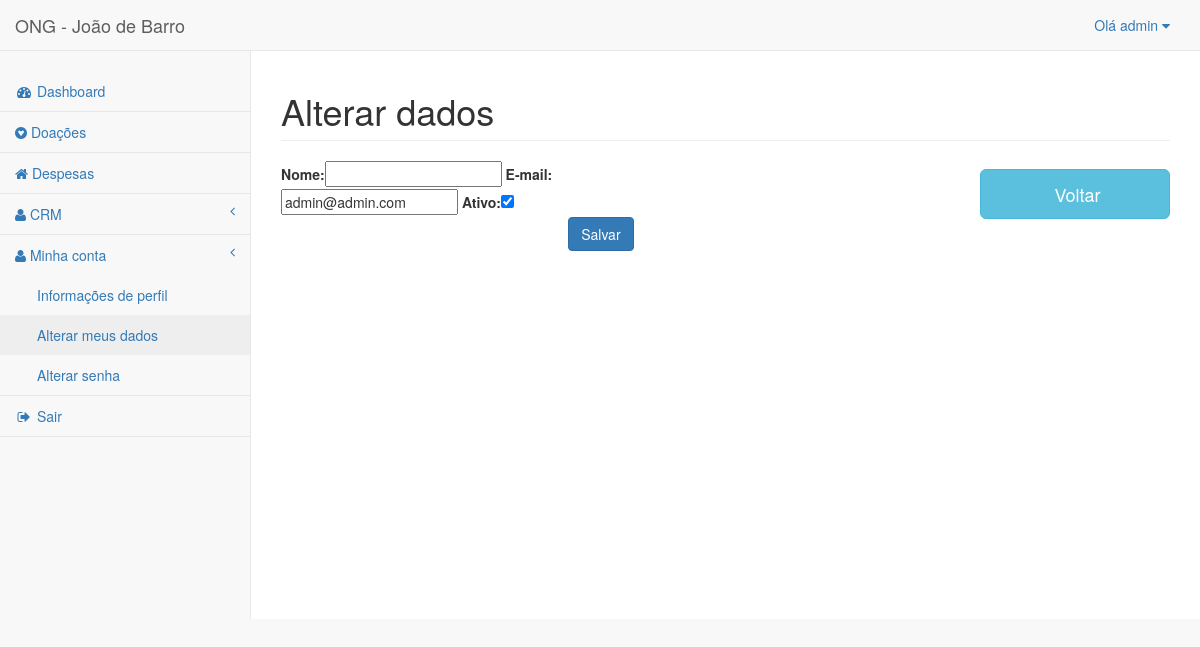
The page /conta/alterar-dados/ (signed in) on the database as committed earlier.
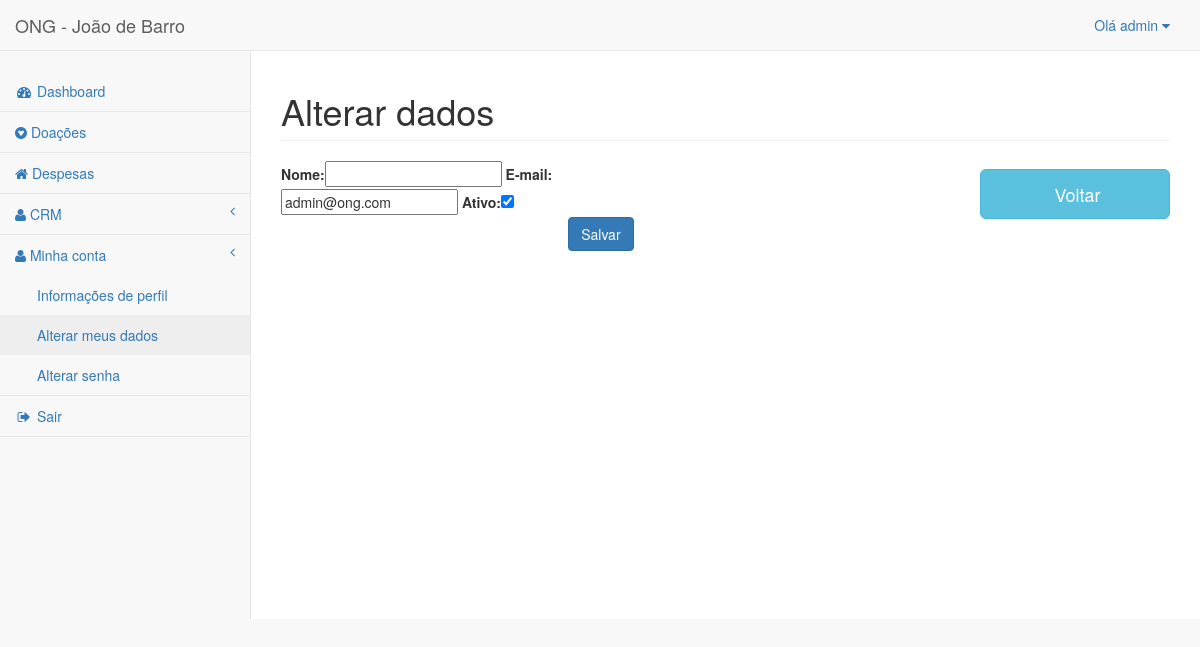
The same page on the database as committed later.
### accounts/models.py (models this page shows, shortened)
class User(AbstractBaseUser, PermissionsMixin):
    username = models.CharField('Usuário', max_length=30, unique=True,
                                validators=[validators.RegexValidator(
                                        re.compile('^[\w.@+-]+$'),
                                        'Informe um nome de usuário válido. '
                                        'Este valor deve conter apenas letras'
                                        ', números e os caracteres: @/./+/-/_'
                                        ' .', 'invalid')
                                ], help_text='Um nome curto que será usado '
                                'para identificá-lo de forma única na plata'
                                'forma.')
    name = models.CharField('Nome', max_length=100, blank=True)
    email = models.EmailField('E-mail', unique=True)
    is_staff = models.BooleanField('Equipe', default=False)
    is_active = models.BooleanField('Ativo', default=True)
    date_joined = models.DateTimeField('Data de Entrada', auto_now_add=True)
    USERNAME_FIELD = 'username'
    REQUIRED_FIELDS = ['email']
    objects = UserManager()
    class Meta:
        verbose_name = 'Usuário'
        verbose_name_plural = 'Usuários'
    def __str__(self):
        return self.name or self.username

### accounts/views.py (the view)
class UserUpdateView(UpdateView):
    model = User
    fields = ['name', 'email', 'is_active']
    template_name_suffix = '_update_form'
    success_url = reverse_lazy('accounts:index')
    def get_object(self):
        return self.request.user

### accounts/templates/accounts/user_update_form.html (shortened to what this page needs)
{% extends "base.html" %}
{% load bootstrap %}
{% load widget_tweaks %}
{% block spacename %} Alterar dados {% endblock spacename %}
{% block container %}
  <form class="form-horizontal col-sm-5" action="." method="POST">
    {{ form|bootstrap_horizontal:'col-lg-4' }}
	  <div class="form-group">
      <div class="col-sm-10 col-sm-offset-9">
        <button type="submit" class="btn btn-primary"> Salvar </button>
      </div>
    </div>
  </form>
  <div class="col-md-7">
    <form class="navbar-form navbar-right" action="." method="get">
      <a href="{% url 'accounts:index' %}">
        <button type="button" class="btn btn-info btn-lg" style="width: 190px; height: 50px">
           Voltar
        </button>
      </a>
    </form>
  </div>
{% endblock %}

### core/templates/base.html (shortened to what this page needs)
<!DOCTYPE html>
{% load static %}
<html lang="pt">
<head>
    <link href="{% static 'bootstrap/css/bootstrap.min.css' %}" rel="stylesheet">
    <link href="{% static 'distt/css/sb-admin-2.min.css' %}" rel="stylesheet">
    <link href="{% static 'font-awesome/css/font-awesome.min.css' %}" rel="stylesheet" type="text/css">
</head>
<body>
  <div id="wrapper">
    <nav class="navbar navbar-default navbar-static-top" role="navigation" style="margin-bottom: 0">
      <div class="navbar-header">
        <a class="navbar-brand" href="index.html">ONG - João de Barro</a>
      </div>
      <ul class="nav navbar-top-links navbar-right">
        <li class="dropdown">
          <a class="dropdown-toggle" data-toggle="dropdown" href="#"> Olá {{ user }} <i class="fa fa-caret-down"></i></a>
        </li>
      </ul>
      <div class="navbar-default sidebar" role="navigation">
        <div class="sidebar-nav navbar-collapse">
          <ul class="nav" id="side-menu">
            <br>
            <li><a href="{% url 'index' %}"><i class="fa fa-dashboard fa-fw"></i> Dashboard </a></li>
            <li><a href="{% url 'donations:donation' %}"><i class="fa fa-gratipay"></i> Doações </a></li>
            <li><a href="{% url 'expenses:expense' %}"><i class="fa fa-home"></i> Despesas </a></li>
            <li><a href="#"><i class="fa fa-user"></i> CRM <span class="fa arrow"></span></a>
            </li>
            <li><a href="#"><i class="fa fa-user"></i> Minha conta <span class="fa arrow"></span></a>
              <ul class="nav nav-second-level">
                <li><a href="{% url 'accounts:index' %}"> Informações de perfil </a></li>
                <li><a href="{% url 'accounts:update_user' %}"> Alterar meus dados </a></li>
                <li><a href="{% url 'accounts:update_password' %}"> Alterar senha </a></li>
              </ul>
            </li>
            <li><a href="{% url 'logout' %}"><i class="fa fa-sign-out fa-fw"></i> Sair </a></li>
          </ul>
        </div>
      </div>
    </nav>
    <div id="page-wrapper">
        <div class="row">
            <div class="col-lg-12">
                <h1 class="page-header">{% block spacename %}{% endblock spacename %}</h1>
            </div>
        </div>
        <div class="row">
            {% block container %} {% endblock %}
        </div>
    </div>
  </div>
</body>
</html>

Rows that differ between the two databases and show on the page:
changed User "admin": email "admin@admin.com" → "admin@ong.com"
